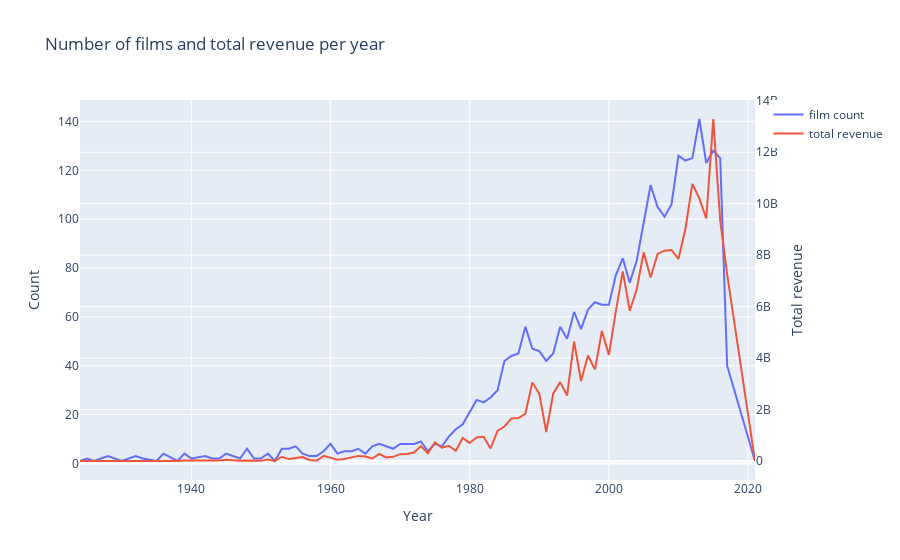

Notebook code for this chart:
### Code cell
d1 = train['release_date_year'].value_counts().sort_index()
d2 = train.groupby('release_date_year')['revenue'].sum()

data = [go.Scatter(x=d1.index, y=d1.values, name='film count'), go.Scatter(x=d2.index, y=d2.values, name='total revenue', yaxis='y2')]
layout = go.Layout(dict(title = "Number of films and total revenue per year",
                  xaxis = dict(title = 'Year'),
                  yaxis = dict(title = 'Count'),
                  yaxis2=dict(title='Total revenue', overlaying='y', side='right')
                  ),legend=dict(
                orientation="v"))
py.iplot(dict(data=data, layout=layout))
